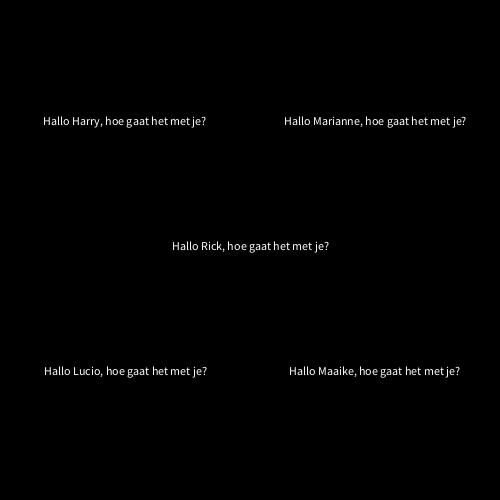
Frame 1 (no input)
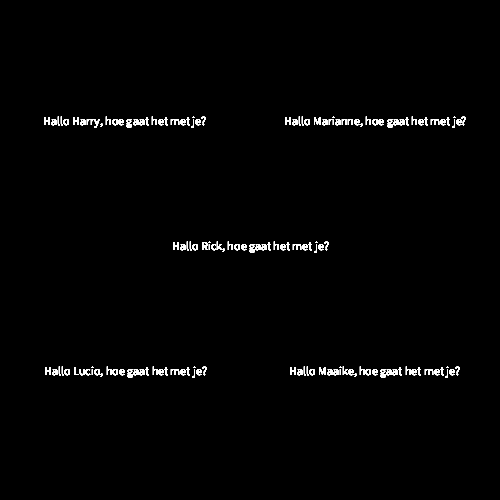
Frame 60 (the mouse pressed at the canvas centre just before this capture)
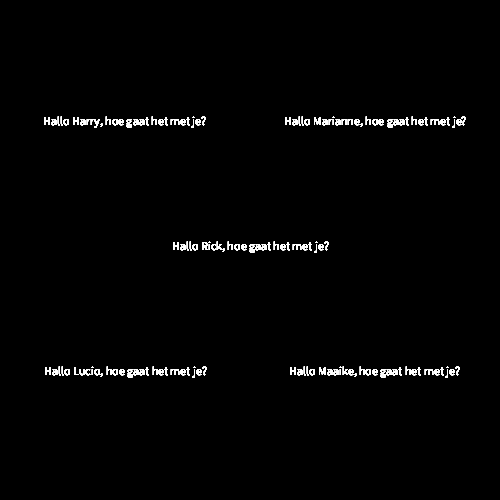
Frame 120 (the mouse held since frame 60 and released just before this capture)

The Processing sketch that drew these frames (run headless with seeded random() and noise(); from frame 60 on, the mouse is pressed at the canvas centre):

// Processing sketch: Oefenopgave_4_2
// ── Oefenopgave_4_2.pde
void setup(){
  background(0);
  textAlign(CENTER);
  size(500,500);
}

void draw(){
  begroeting("Harry", width / 4, height / 4);
  begroeting("Marianne", width - width / 4, height / 4);
  begroeting("Lucio", width / 4, height - height / 4);
  begroeting("Maaike", width - width / 4, height - height / 4);
  begroeting("Rick", width / 2, height / 2);
 
}

void begroeting(String naam, float positieX, float positieY){
  text("Hallo " + naam + ", hoe gaat het met je?", positieX, positieY);
}
